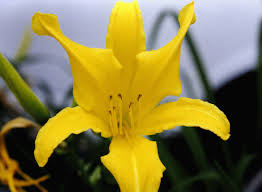
%> input picture Day-2 (Image processing)/flower.tif, 262 x 192 px
$ octave imgMathOperation.m   (GNU Octave 9; MATLAB toolbox functions it lacks are replaced by stand-ins)
%> lines starting %> are read from the running program, lines starting %| are printed output that depends on the picture; in (x1, y1, x2, y2) boxes, pixels count from 0 and x2, y2 are one past the last pixel; in counts of white or black regions, pixels touching at a corner belong together; the program's own positions count from 1
clc;
clear;
close all;
i=imread('flower.tif');
%> i is the input picture: size 192x262x3 uint8; mean R, G, B 135.6, 124.4, 68.3

%Image Addition
a= imadd(i,50);  %imadd(readFile, Intensity_unit)
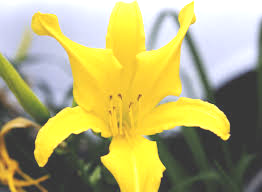
%> a: size 192x262x3 uint8; mean R, G, B 179.6, 173.3, 115.6
subplot(2,3,1), imshow(i);
subplot(2,3,2), imshow(a);

%Image Substract
b= imsubtract(i,50);
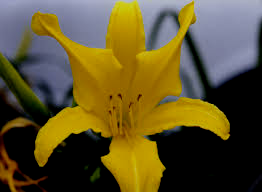
%> b: size 192x262x3 uint8; mean R, G, B 95.9, 83.8, 43.6
subplot(2,3,3), imshow(b);

%Image Divide
J = imdivide(i,3);
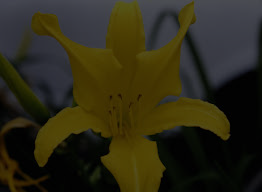
%> J: size 192x262x3 uint8; mean R, G, B 45.2, 41.5, 22.8
subplot(2,3,4), imshow(J);

%Image Multiply
K= immultiply(i,.50);
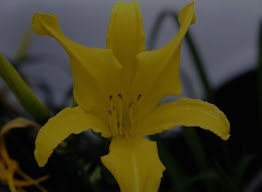
%> K: size 192x262x3 uint8; mean R, G, B 68.1, 62.5, 34.4
subplot(2,3,5), imshow(K);

%Image complement
I=im2bw(i);
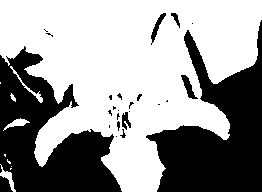
%> I: size 192x262 logical; 60.7% white; 25 black regions (15 under 20 px), largest, box (x1, y1, x2, y2) and area: (146, 20, 262, 192) 9838, (0, 46, 122, 192) 9197, (181, 75, 198, 99) 156
c=imcomplement(I);
subplot(2,3,6), imshow(c);


%Image Linear Combination
C = imlincomb(2,i);
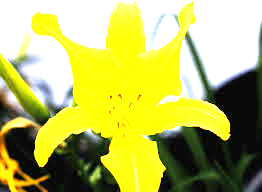
%> C: size 192x262x3 uint8; mean R, G, B 183.4, 185.4, 96.9
figure, imshow(C);

$ run again, with Day-2 (Image processing)/moon.tif copied over Day-2 (Image processing)/flower.tif
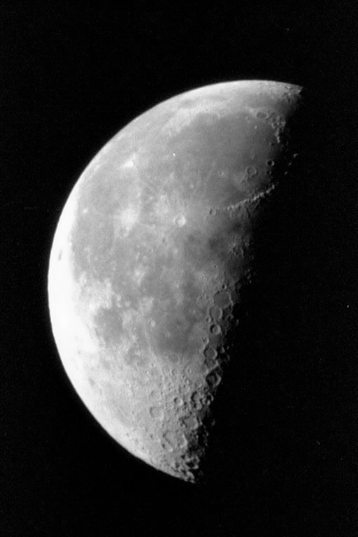
%> input picture Day-2 (Image processing)/moon.tif, 358 x 537 px
%> i is the input picture: size 537x358 uint8; min 0, max 253, mean 52.9
%> `I=im2bw(i);`:
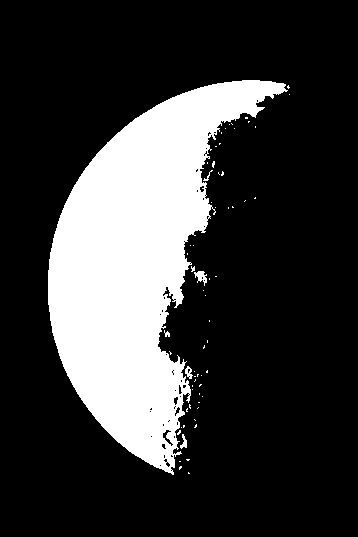
%> I: size 537x358 logical; 22.3% white; 64 white regions (58 under 20 px), largest, box (x1, y1, x2, y2) and area: (48, 80, 288, 475) 42422, (194, 271, 207, 286) 102, (185, 366, 193, 379) 57, (180, 434, 187, 449) 54, (203, 170, 213, 181) 25, (164, 330, 170, 337) 25
%> `C = imlincomb(2,i);`:
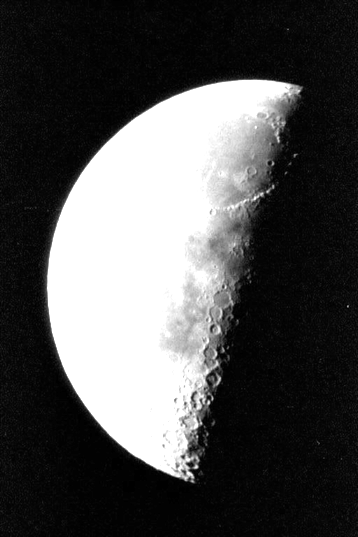
%> C: size 537x358 uint8; min 0, max 255, mean 79.3
